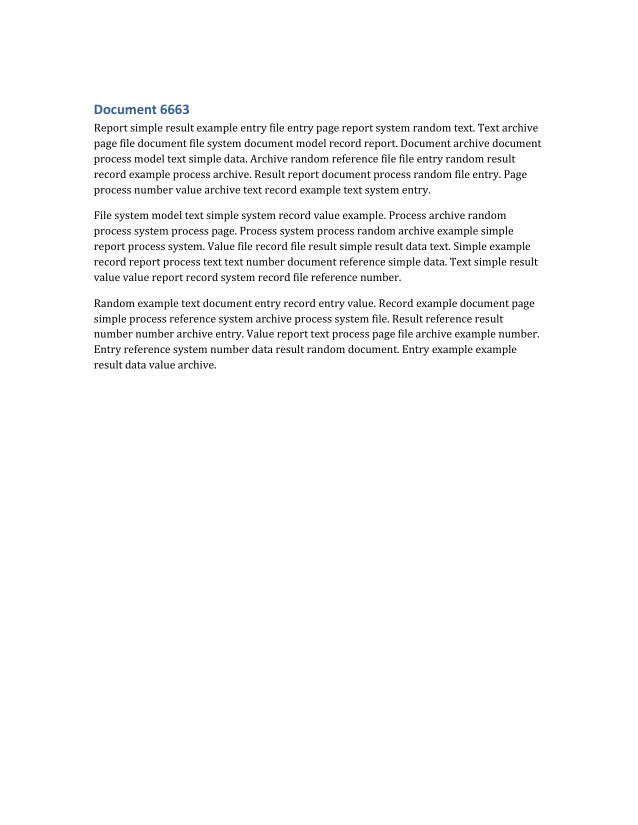
#> input picture data/pages/negative_normal/negative_normal_00244_p01.jpg, 1275 x 1650 px (shown at 1/2 size); its folder holds only this picture in this run
$ jupyter execute --allow-errors passport_full_image_efficientnet_b0.ipynb   (shell and % lines are left out)
#> lines starting #> are read from the running program, lines starting #| are printed output that depends on the picture
# Full-page passport embeddings with EfficientNet-B0

This notebook transforms each complete document-page image into a fixed vector using a pretrained EfficientNet-B0 model.

Unlike the earlier multi-scale version, this notebook uses:

- one complete page per image;
- no tiles;
- no local-view pooling;
- one 1,280-dimensional vector per page.

The page is padded to a square before resizing so its original aspect ratio is preserved. The approach is faster and simpler than tiling, but small passports may lose detail when a large A4 page is reduced to the model's 224 × 224 input.

Reference: [TorchVision EfficientNet-B0 documentation](https://docs.pytorch.org/vision/stable/models/generated/torchvision.models.efficientnet_b0.html).

## 1. Installation

Run this cell only if the packages are missing. On Windows, install PyTorch using the command produced by the official PyTorch installer for your CPU or CUDA configuration.

## 2. Imports and configuration

Input:

- images under `dataset_images/`;
- optional `labels.csv` containing `relative_path,label`;
- optional `document_id` column for document-level train/test splitting.

Labels: `0` = no passport, `1` = passport.

[cell 1]
from contextlib import nullcontext
from pathlib import Path
import random

import joblib
import matplotlib.pyplot as plt
import numpy as np
import pandas as pd
from PIL import Image, ImageOps
from tqdm.auto import tqdm

import torch
import torch.nn as nn
import torch.nn.functional as F
from torchvision.models import EfficientNet_B0_Weights, efficientnet_b0

from sklearn.linear_model import LogisticRegression
from sklearn.metrics import (
    ConfusionMatrixDisplay,
    classification_report,
    roc_auc_score,
)
from sklearn.model_selection import GroupShuffleSplit, train_test_split
from sklearn.pipeline import make_pipeline
from sklearn.preprocessing import StandardScaler

SEED = 42
random.seed(SEED)
np.random.seed(SEED)
torch.manual_seed(SEED)
#> (this line was passed over: torch is not available in this run)

DATA_DIR = Path("data/pages")
OUTPUT_DIR = Path("passport_full_image_output")
LABELS_FILE = Path("passport_page_labels_big_dataset.csv")

IMAGE_EXTENSIONS = {".jpg", ".jpeg", ".png"}
BATCH_SIZE = 32
#> (the rest of this cell did not finish here and is left out)

## 3. Find all input images

[cell 2]
image_paths = sorted(
    path for path in DATA_DIR.rglob("*")
    if path.is_file() and path.suffix.lower() in IMAGE_EXTENSIONS
)

files_df = pd.DataFrame({
    "relative_path": [path.relative_to(DATA_DIR).as_posix() for path in image_paths],
    "image_name": [path.name for path in image_paths],
    "image_path": [str(path) for path in image_paths],
})

print(f"Found {len(files_df):,} images")
display(files_df.head())

if files_df.empty:
    raise FileNotFoundError(
        f"No JPG/JPEG/PNG images were found under: {DATA_DIR.resolve()}"
    )

## 4. Prepare the complete page

`exif_transpose` applies the orientation stored by cameras and phones. The image is then converted to RGB.

An A4 page is not square. Directly forcing it into a square would distort faces, text, and document proportions. The `letterbox_square` function therefore adds white padding around the page without stretching it.

[cell 3]
def open_rgb(path):
    image = Image.open(path)
#> image is the input picture: PIL image 1275x1650 RGB; mean R, G, B 249.2, 249.3, 249.3
    image = ImageOps.exif_transpose(image)
    return image.convert("RGB")


def letterbox_square(image, fill=(255, 255, 255)):
#> called with fill = (255, 255, 255)
    side = max(image.size)
#> side = 1650
    canvas = Image.new("RGB", (side, side), fill)
#> canvas: PIL image 1650x1650 RGB; every value is 255
    x = (side - image.width) // 2
#> x = 187
    y = (side - image.height) // 2
#> y = 0
    canvas.paste(image, (x, y))
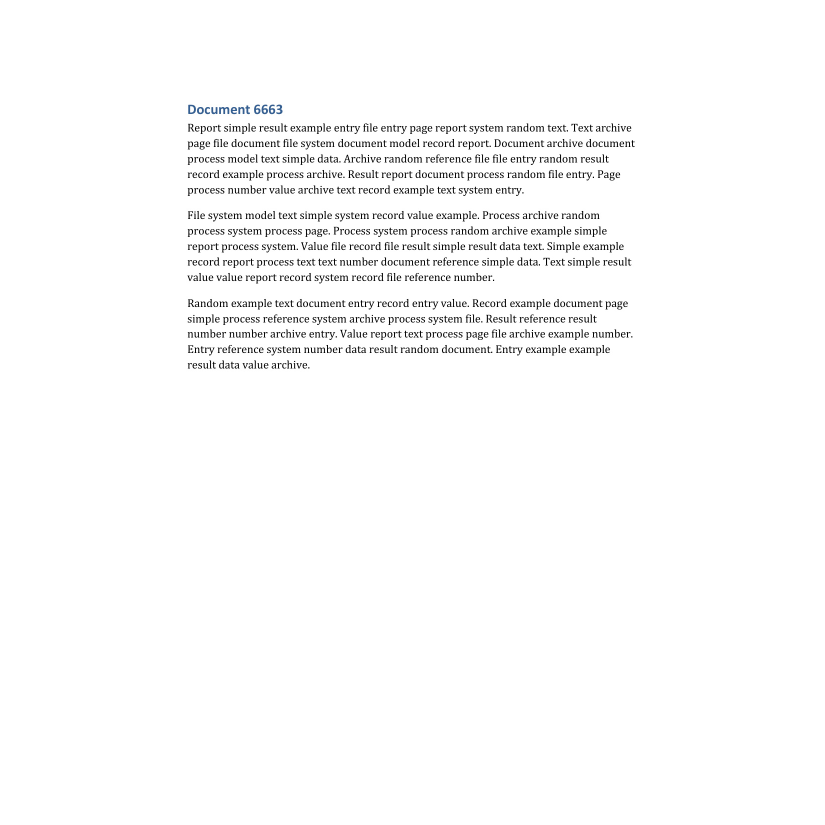
#> canvas: PIL image 1650x1650 RGB (shown at 1/2 size); mean R, G, B 250.5, 250.6, 250.6
    return canvas


sample_path = image_paths[0]
sample_image = open_rgb(sample_path)
sample_square = letterbox_square(sample_image)

fig, axes = plt.subplots(1, 2, figsize=(10, 5))
axes[0].imshow(sample_image)
axes[0].set_title(f"Original: {sample_image.size}")
axes[0].axis("off")

axes[1].imshow(sample_square)
axes[1].set_title(f"Square with padding: {sample_square.size}")
axes[1].axis("off")

plt.tight_layout()
plt.show()
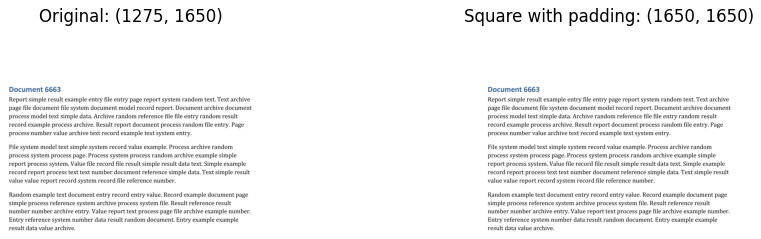
#> figure drawn by matplotlib, 2 panels

## 5. Load EfficientNet-B0 as a feature extractor

The official pretrained weights and their matching preprocessing are used. The original ImageNet classification layer is replaced with `Identity`, so the model returns its 1,280-dimensional representation instead of 1,000 ImageNet class scores.

[cell 4]
weights = EfficientNet_B0_Weights.DEFAULT
#> (the rest of this cell did not finish here and is left out)

## 6. Transform every complete image into a vector

Processing is performed in batches. Every page is:

1. opened and corrected for EXIF orientation;
2. padded to a square;
3. resized, cropped and normalized by the official weight transform;
4. passed once through EfficientNet-B0;
5. L2-normalized to produce a 1,280-value vector.

[cell 5]
def amp_context():
    if DEVICE.type == "cuda":
        return torch.autocast(device_type="cuda", dtype=torch.float16)
    return nullcontext()


vectors = []
metadata = []

for start in tqdm(range(0, len(files_df), BATCH_SIZE), desc="Image batches"):
    batch_df = files_df.iloc[start:start + BATCH_SIZE]
    tensors = []
    valid_rows = []

    for row in batch_df.itertuples(index=False):
        try:
            image = open_rgb(row.image_path)
            square = letterbox_square(image)
#> (reads passport_page_labels_big_dataset.csv from the repository)
#> `labels_df = pd.read_csv(LABELS_FILE, encoding="utf-8-sig")`: labels_df = table of 839 rows and 2 columns
#> `missing_columns = required_columns - set(labels_df.columns)`: missing_columns = 0 items
            tensors.append(preprocess(square))
            valid_rows.append((row, image.width, image.height))
        except Exception as exc:
            metadata.append({
                "relative_path": row.relative_path,
                "image_name": row.image_name,
                "image_path": row.image_path,
                "width": np.nan,
                "height": np.nan,
                "status": "failed",
                "error": repr(exc),
                "vector_row": np.nan,
            })

    if not tensors:
        continue

    batch_tensor = torch.stack(tensors).to(DEVICE)

    with torch.inference_mode(), amp_context():
        batch_vectors = encoder(batch_tensor)
        batch_vectors = F.normalize(batch_vectors.float(), p=2, dim=1)

    batch_vectors = batch_vectors.cpu().numpy().astype(np.float32)

    for vector, (row, width, height) in zip(batch_vectors, valid_rows):
        vectors.append(vector)
        metadata.append({
            "relative_path": row.relative_path,
            "image_name": row.image_name,
            "image_path": row.image_path,
            "width": width,
            "height": height,
            "status": "ok",
            "error": "",
            "vector_row": len(vectors) - 1,
        })

#> (the rest of this cell did not finish here and is left out)

## 7. Save the vectors and metadata

#> (a cell that did not finish here is left out)

## 8. Optional baseline classifier

The baseline uses the 1,280-value full-page vectors. If `document_id` exists in `labels.csv`, pages from the same source document are kept together. Otherwise, a stratified page-level split is used.

For reliable evaluation, add `document_id` whenever several images came from the same PDF or Word document.

#> (a cell that did not finish here is left out)
